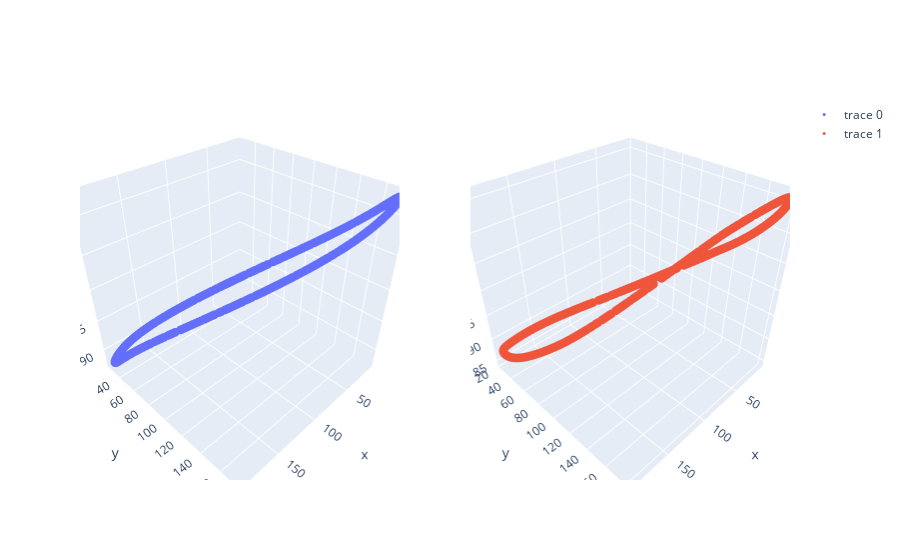

The cell this chart's notebook holds for it:
### Code cell
import plotly.graph_objects as go
from plotly.subplots import make_subplots

# plot manifold points in 3d and recon points in 3d in separate subplots

fig = make_subplots(
    rows=1, cols=2, specs=[[{"type": "scatter3d"}, {"type": "scatter3d"}]]
)

fig.add_trace(
    go.Scatter3d(
        x=manifold_points[:, 0],
        y=manifold_points[:, 1],
        z=manifold_points[:, 2],
        mode="markers",
        marker=dict(size=3),
    ),
    row=1,
    col=1,
)

fig.add_trace(
    go.Scatter3d(
        x=recon_points[:, 0],
        y=recon_points[:, 1],
        z=recon_points[:, 2],
        mode="markers",
        marker=dict(size=3),
    ),
    row=1,
    col=2,
)

fig.show()

### Figure 1 — Plotly figure (JSON) as saved in the notebook; plotly's stock layout.template omitted (floating-point values rounded to 4 significant figures; data arrays with more than 128 entries replaced by an {"elided": "..."} marker saying what was removed)
{"data": [{"marker": {"size": 3}, "mode": "markers", "scene": "scene", "type": "scatter3d", "x": {"elided": "1000 float values"}, "y": {"elided": "1000 float values"}, "z": {"elided": "1000 float values"}}, {"marker": {"size": 3}, "mode": "markers", "scene": "scene2", "type": "scatter3d", "x": {"elided": "1000 float values"}, "y": {"elided": "1000 float values"}, "z": {"elided": "1000 float values"}}], "layout": {"scene": {"domain": {"x": [0, 0.45], "y": [0, 1]}}, "scene2": {"domain": {"x": [0.55, 1], "y": [0, 1]}}}}
